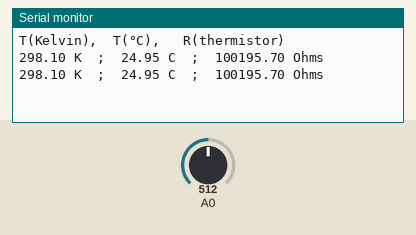
This sketch was run on a simulated Arduino Uno, built with avr-gcc and run on an emulated ATmega328P. Shown: the last lines printed to the serial monitor. Inputs (shaded band) come from the test bench; at power-on: A0 = 512.

Above: at 1.8 s.
1.9 s: A0 set to 1011
At 2.8 s:
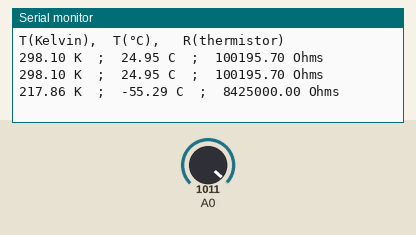
3.4 s: A0 set to 1023
At 4.8 s:
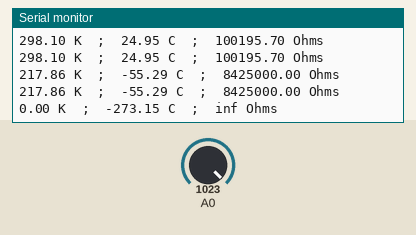

Measured:
- the behaviour switches between 1022 and 1023 on A0 (found by bisection; images 1 and 2)
- after the input at 1.9 s, the serial monitor: prints a new line after 0.12 s (image 1)
- after the input at 3.4 s, the serial monitor: prints a new line after 0.62 s (image 2)

The sketch:

THERMISTOR.ino
```cpp
// THERMISTOR.ino
//*******************************************************************
// by M. Godin 2021
//*******************************************************************

//Before starting, we will define several variables:

float Vo;           // measured voltage across thermistor
float R0 = 100000;  // other resistor value in ohms
float Vin = 1023.0; // supply voltage (1023 represents the digital value corresponding to 5V)
float lnRt;         // natural log of thermistor value
float Rt;           // calculated thermistor resistance value
float Tk, Tc;       // temperature (Kelvin), temperature (degrees Celsius) - note that you declare two variables on a single line!
float A = 0.7141095422e-3, B = 2.143243110e-4, C = 1.129790692e-7; // Steinhart-Hart coefficients

void setup() {
	Serial.begin(9600);       // We will be writing some information to the Serial Monitor. This initiates the communication protocol.
	Serial.println("T(Kelvin),  T(°C),   R(thermistor)" );  // Writing a header line to identify the columns. The "println" write the text and skips to the next line.
}

void loop() {

	Vo = analogRead(A0); // read analog to digital converter value. Read the voltage on pin A0.
	Rt = R0 * (Vo / (Vin - Vo));  // Calculates Rt from the measured Vo.
	lnRt = log(Rt);

	// Best way to calibrate would be to measure at a known temperature and compare the actual value to the computed value (e.g. 273.15 K)

	Tk = (1.0 / (A + B * lnRt + C * pow(lnRt, 3))); // you will need to change this to the correct formula to get the temperature in Kelvin!
	Tc = Tk - 273.15; // you will need to change this to the correct formula to get the temperature in Celcius!


	// The following will write some values to the Serial Monitor window. Open the Serial Monitor from the meny TOOLS>Serial Monitor
	Serial.print(Tk);
	Serial.print(" K  ;  ");
	Serial.print(Tc);
	Serial.print(" C  ;  ");
	Serial.print(Rt);
	Serial.println(" Ohms");

		delay(1000);
}
```
